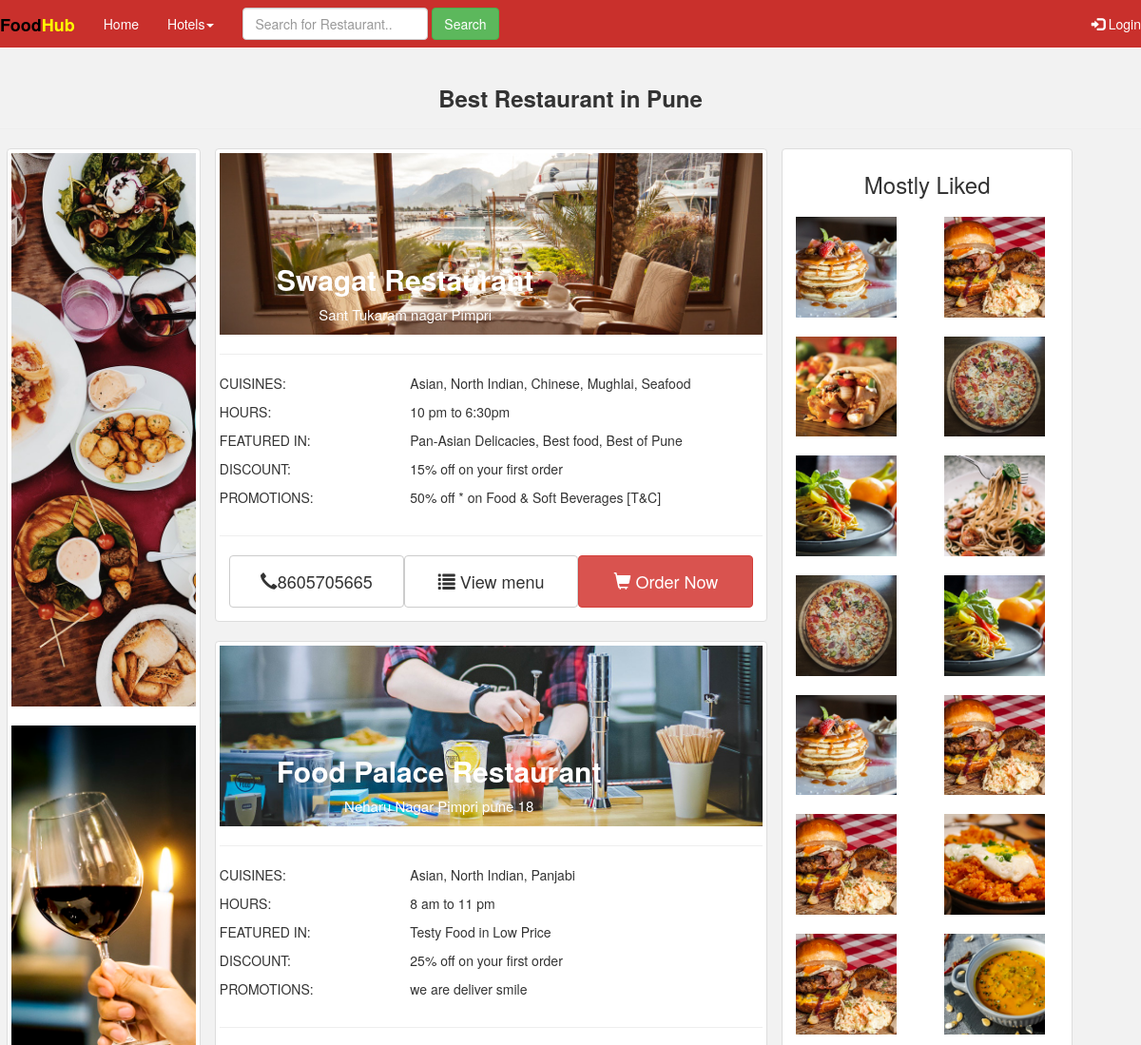
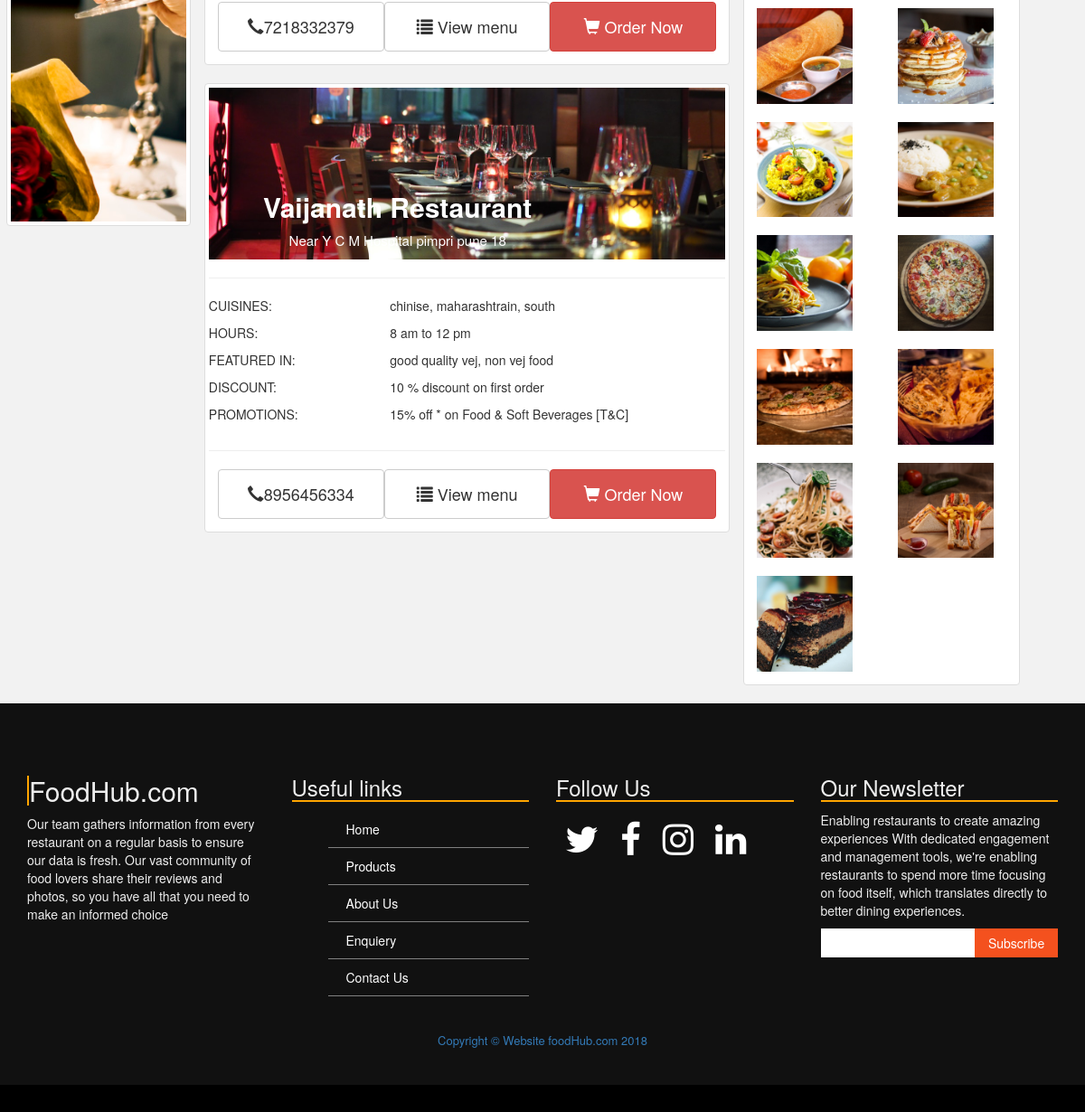
Page /hotels.php on the committed database (2 pictures, top to bottom).
### tables this page shows
CREATE TABLE IF NOT EXISTS `rest_user` (
  `r_id` int(100) NOT NULL AUTO_INCREMENT,
  `rname` text NOT NULL,
  `remail` text NOT NULL,
  `rphone` text NOT NULL,
  `rcity` text NOT NULL,
  `rpwd` text NOT NULL,
  `admin_id` text NOT NULL,
  PRIMARY KEY (`r_id`)
);

CREATE TABLE IF NOT EXISTS `rest_details` (
  `rd_id` int(100) NOT NULL AUTO_INCREMENT,
  `rest_address` text NOT NULL,
  `rest_causines` text NOT NULL,
  `rest_start_hour` text NOT NULL,
  `rest_close_hour` text NOT NULL,
  `rest_featured` text NOT NULL,
  `rest_discount` text NOT NULL,
  `rest_promotion` text NOT NULL,
  `rest_image1` text NOT NULL,
  `rest_image2` text NOT NULL,
  `rest_image3` text NOT NULL,
  `rest_image4` text NOT NULL,
  `rest_id` int(100) NOT NULL,
  PRIMARY KEY (`rd_id`)
);

CREATE TABLE IF NOT EXISTS `rest_dishes` (
  `d_id` int(100) NOT NULL AUTO_INCREMENT,
  `dname` text NOT NULL,
  `dtype` text NOT NULL,
  `dprice` text NOT NULL,
  `ddiscount` text NOT NULL,
  `dimage` text NOT NULL,
  `ddetails` text NOT NULL,
  `rest_id` int(100) NOT NULL,
  PRIMARY KEY (`d_id`)
);

### include/config.php (called while the page is built, shortened)
<?php
include("include/Database.php");
$dbUser = 'root';
$dbHost = 'localhost';
$dbPassword = '';
$dbName ='food';
	$db= new Database($dbHost,$dbUser,$dbPassword,$dbName);
?>

### include/Database.php (called while the page is built, shortened)
<?php
class Database{
var $HOST;
var $USER;
var $PASS;
var $DBNAME;
var $conn="";
						function Database($host,$user,$pass,$dbname)
						{
							$this->HOST=$host;
							$this->USER=$user;
							$this->PASS=$pass;
							$this->DBNAME=$dbname;
						}
						function connect()
						{
							if(!$this->conn=@mysqli_connect($this->HOST,$this->USER,$this->PASS,$this->DBNAME))
							{
								echo"connection is not done";
							}
							return $this->conn;
						}
						function select_query($table)
						{
							$sql="SELECT * FROM $table ";
							if($result=mysqli_query($this->conn,$sql)){
								return $result;
							}
							else
							{
								echo"$sql";
							}
						}
						function select_query_where($table,$where1)
						{
							$wkey1=array_keys($where1);
							$wval1=array_values($where1);
							$sql="SELECT * FROM $table WHERE ".implode('',$wkey1)."='".implode('',$wval1)."'";
							if($result=mysqli_query($this->conn,$sql)){
								$data=mysqli_fetch_array($result);
								return $data;
							}
							else
							{
								echo"$sql";
							}
						}
}
?>

### hotels.php (the view, shortened to what this page needs)
<?php
include('include/config.php');
include('include/header.php');
?>
<div class="row">
	<div class="page-header">
		<h3 class="text-center"><strong>Best Restaurant in Pune </strong></h3>
	</div>
	<div class="row" style="margin-left:22px;">
	<div class="col-sm-2 thumbnail ">
		<img src="images/pexels-photo-541216.jpeg">
		<br>
		<img src="images/pexels-photo-1246956.jpeg">
	</div>
	<div class="col-sm-9">
			<div class="row">
				<div class="col-sm-8">
					<?php
					$sql="SELECT * FROM rest_user";
					if($rest=mysqli_query($link,$sql))
					{
						while($record=mysqli_fetch_array($rest))
						{
							$table="rest_details";
							$where['rest_id']=$record['r_id'];
							if($rest_details=$db->select_query_where($table,$where))
							{
						?>
						<div class="col-sm-12 thumbnail hotelBox">
						<div class="row">
							<a href="hotel_dashboard.php?rest_id=<?php echo $record['r_id']; ?>"><div class="col-sm-12">
								<img src="hotels/<?php echo $rest_details['rest_image4']; ?>" width="100%">
									<div class="description">
									<h2 class="text-center"><?php echo $record['rname'];?></h2>
									<p class="text-center"><?php echo $rest_details['rest_address']; ?></P>
									</div>
							</div></a>
						</div>
						<hr>
						<div class="row">
							<div class="col-sm-4">
								<p>CUISINES:</p>
								<p>HOURS:</p>
								<p>FEATURED IN:</p>
								<p>DISCOUNT:</p>
								<p>PROMOTIONS:</p>
							</div>
							<div class="col-sm-8">
								<p><?php echo $rest_details['rest_causines']; ?></p>
								<p><?php echo $rest_details['rest_start_hour']; ?> to  <?php  echo $rest_details['rest_close_hour'];?></p>
								<p><?php echo $rest_details['rest_featured']; ?></p>
								<p><?php echo $rest_details['rest_discount']; ?></p>
								<p><?php echo $rest_details['rest_promotion']; ?> </p>
							</div>
						</div>
						<hr>
						<div class="row" style="margin: 10px;">
							<div class="col-sm-4 btn btn-default">
								<h4><span class="glyphicon glyphicon-earphone"></span><?php echo $record['rphone']; ?></h4>
							</div>
							<a href="hotel_dashboard.php?rest_id=<?php echo $record['r_id']; ?>">
							<div class="col-sm-4 btn  btn-default">
								<h4><span class="glyphicon glyphicon-list"></span> View menu</h4>
							</div>
							<div class="col-sm-4 btn btn-danger">
								<h4><span class="glyphicon glyphicon-shopping-cart"></span> Order Now</h4>
							</div>
							</a>
						</div>
					</div>
						<?php
							}
						}
					}
					?>
				</div>
				<div class="col-sm-4 thumbnail">
					<h3 class="text-center">Mostly Liked</h3>
					<div class="row">
					<?php
							$table="rest_dishes";
							if($rest_image=$db->select_query($table))
							{
								while($dish=mysqli_fetch_array($rest_image))
								{
							?>
								<div class="col-sm-5" style="margin: 10px;">
								<img src="food_item/<?php echo $dish['dimage']; ?>" width="100%" >
								</div>
							<?php
							}
						}
							?>
					</div>
				</div>
			</div>
	</div>
</div>
</div>
<?php
include('include/footer.php');
?>

### css/index.css (style rules this page uses)
.hotelBox { padding-bottom: 20px; padding-top: 15px; margin-bottom: 25px; }

### hotels.php (style rules this page uses)
body { background: #f2f2f2; }
.description { position: absolute; top:50%; text-align: center; padding-left:10%; padding-right: 10%; }
.description h2 { font-weight: bold; color:white; text-shadow: :2px 2px 4px #000000; }
.description p { color:white; font-size: 15px; }

### rows in the picture
rest_user: rest_details.rest_image4 (picture), rname "Swagat Restaurant", rest_details.rest_address "Sant Tukaram nagar Pimpri", rest_details.rest_causines "Asian, North Indian, Chinese, Mughlai, Seafood", rest_details.rest_start_hour "10 pm", rest_details.rest_close_hour "6:30pm", rest_details.rest_featured "Pan-Asian Delicacies, Best food, Best of Pune", rest_details.rest_discount "15% off on your first order", rest_details.rest_promotion "50% off * on Food & Soft Beverages [T&C]", rphone "8605705665"
rest_user: rest_details.rest_image4 (picture), rname "Food Palace Restaurant", rest_details.rest_address "Neharu Nagar Pimpri pune 18", rest_details.rest_causines "Asian, North Indian, Panjabi", rest_details.rest_start_hour "8 am", rest_details.rest_close_hour "11 pm", rest_details.rest_featured "Testy Food in Low Price", rest_details.rest_discount "25% off on your first order", rest_details.rest_promotion "we are deliver smile", rphone "7218332379"
rest_user: rest_details.rest_image4 (picture), rname "Vaijanath Restaurant", rest_details.rest_address "Near Y C M Hospital pimpri pune 18", rest_details.rest_causines "chinise, maharashtrain, south", rest_details.rest_start_hour "8 am", rest_details.rest_close_hour "12 pm", rest_details.rest_featured "good quality vej, non vej food", rest_details.rest_discount "10 % discount on first order", rest_details.rest_promotion "15% off * on Food & Soft Beverages [T&C]", rphone "8956456334"
rest_dishes: dimage (picture)
rest_dishes: dimage (picture)
rest_dishes: dimage (picture)
rest_dishes: dimage (picture)
rest_dishes: dimage (picture)
rest_dishes: dimage (picture)
rest_dishes: dimage (picture)
rest_dishes: dimage (picture)
rest_dishes: dimage (picture)
rest_dishes: dimage (picture)
rest_dishes: dimage (picture)
rest_dishes: dimage (picture)
rest_dishes: dimage (picture)
rest_dishes: dimage (picture)
rest_dishes: dimage (picture)
rest_dishes: dimage (picture)
rest_dishes: dimage (picture)
rest_dishes: dimage (picture)
rest_dishes: dimage (picture)
rest_dishes: dimage (picture)
rest_dishes: dimage (picture)
rest_dishes: dimage (picture)
rest_dishes: dimage (picture)
rest_dishes: dimage (picture)
rest_dishes: dimage (picture)
